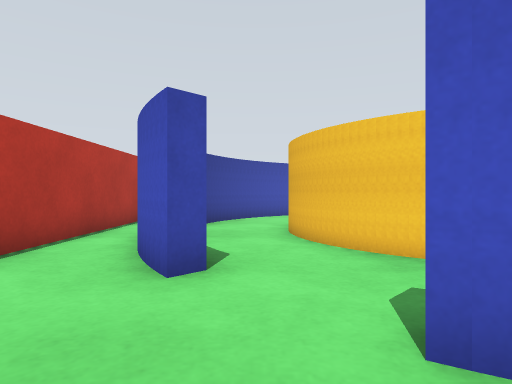
[1] (above)

19 first-person views from a walk through a robot-simulator world made for Gazebo. The camera is 0.09 m above the floor, looks level and sees 75° across. The floor is counted in squares, 0.1 m on a side. Each view is taken from the middle of a square. On the plan, view 1 faces up. The plan holds only what a view shows up to about 12 squares ahead; the rest is blank.

[2]
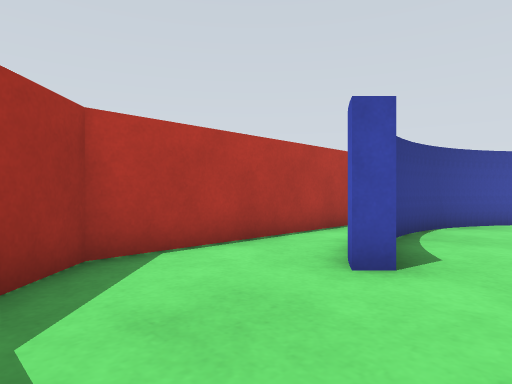

[3]
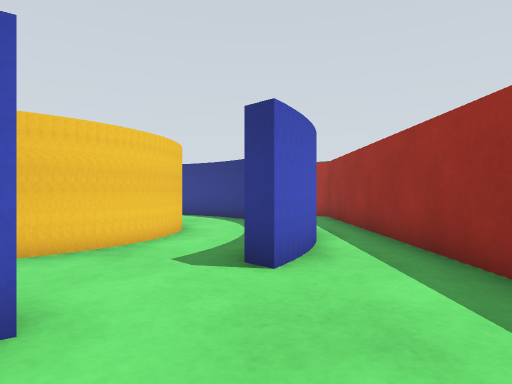

[4]
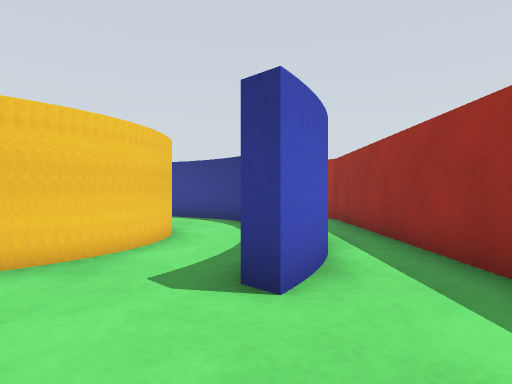

[5]
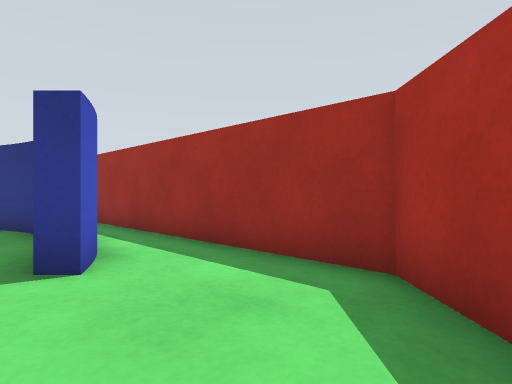

[6]
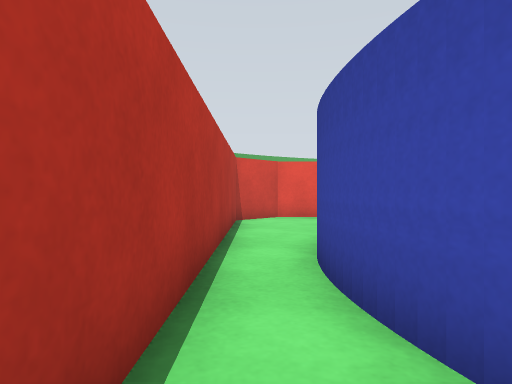

[7]
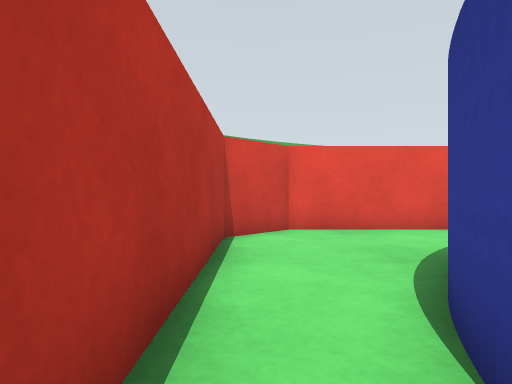

[8]
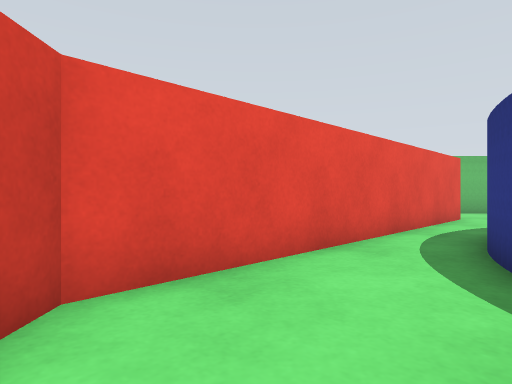

[9]
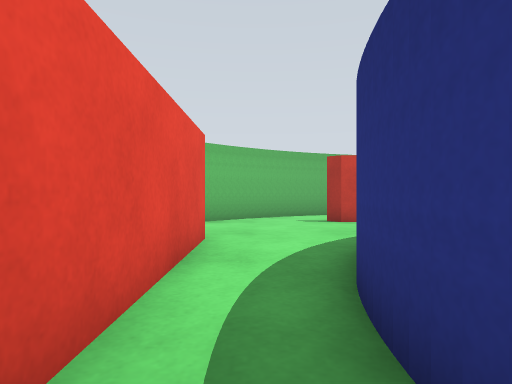

[10]
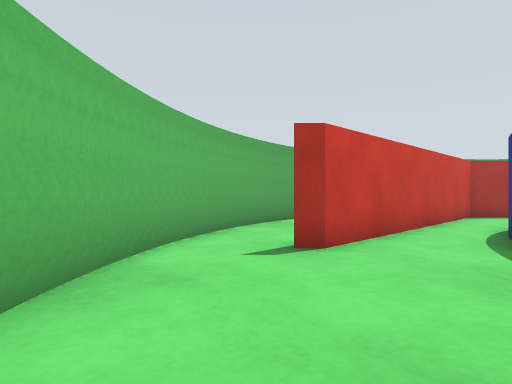

[11]
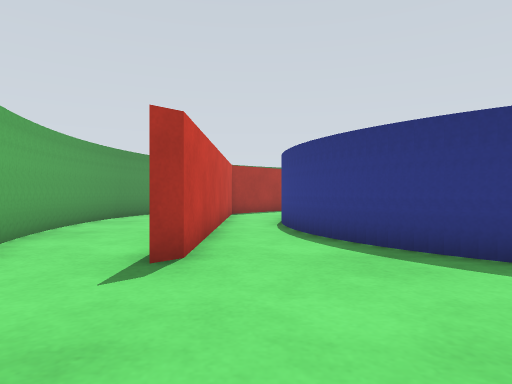

[12]
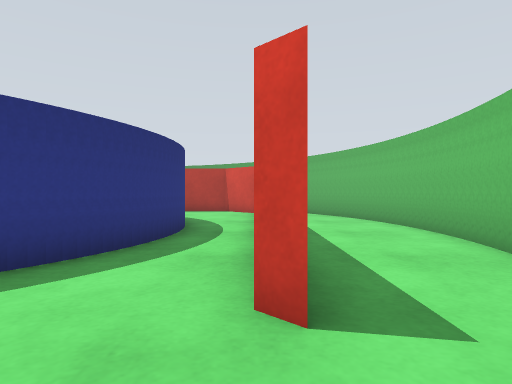

[13]
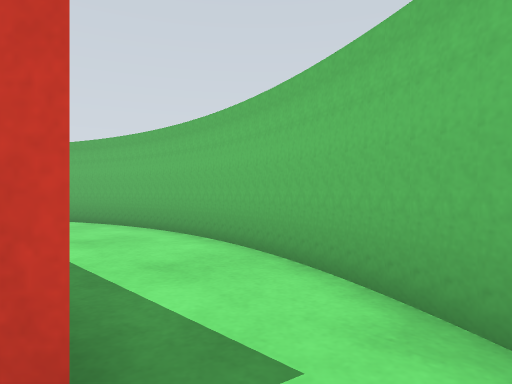

[14]
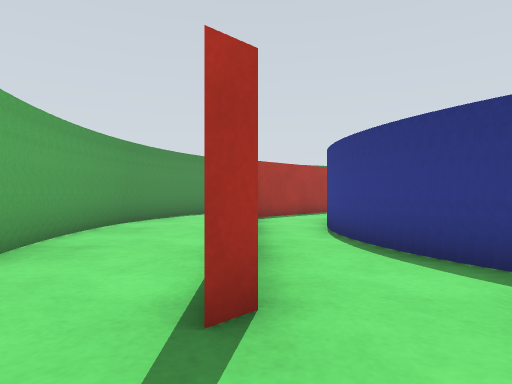

[15]
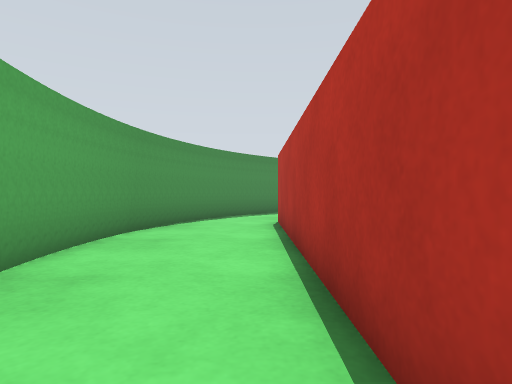

[16]
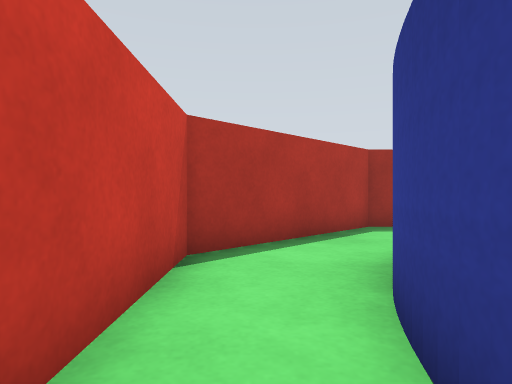

[17]
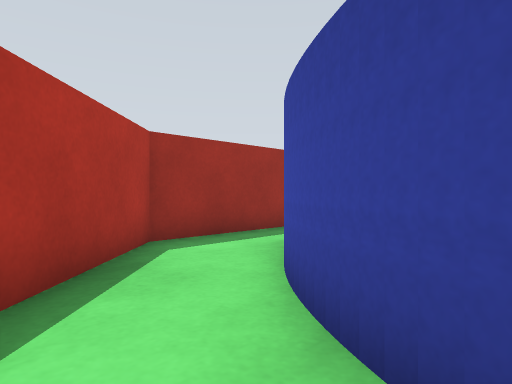

[18]
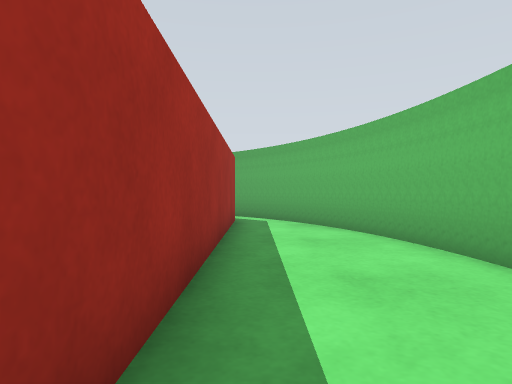

[19]
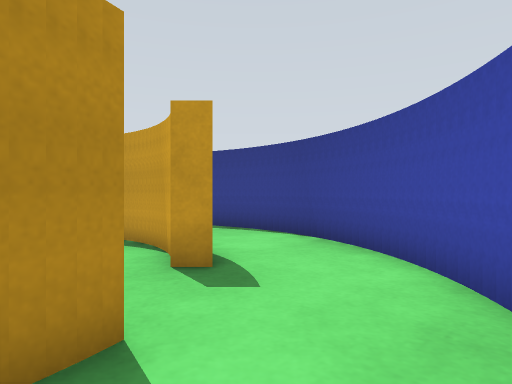

### Floor plan
Key: @ floor where view 1 was taken; # wall or solid block; . floor.
Columns run from 4 left of view 1 to 17 right of it. Each row starts with its distance up from view 1.
 20     ##########
 19   ###........###
 18 ###............#
 17 #................##
 16 ##############....##
 15 ##.................#
 14 #.....######.......##
 13 #....## .  ###......#
 12 #...##..     ##..#..##
 11 #..##..##     #..#...#
 10 #.##..##      ##.#...#
  9 #.#..##        #.#...#
  8 #.#..#         #.#...#
  7 #.#..#         #.#...#
  6 #.#..##        #.#...#
  5 #.##..##     .##.#...#
  4 #..#...###  ..#..#...#
  3 #............##..#..##
  2 #....##....###..##..#
  1 ##....##  ##...## .##
  0  ##.@.........##
 -1   #############

Positions as (right, up) in squares from view 1, and headings:
1: (0, 0), facing up
2: (1, 0), facing up-left
3: (-3, 2), facing right
4: (-2, 2), facing right
5: (-3, 3), facing down-right
6: (-3, 4), facing up
7: (-3, 8), facing up
8: (-3, 13), facing up-right
9: (3, 15), facing right
10: (10, 17), facing down-right
11: (12, 17), facing down
12: (12, 16), facing left
13: (11, 16), facing up-left
14: (13, 15), facing down
15: (14, 13), facing down
16: (12, 8), facing down
17: (12, 5), facing down-left
18: (8, 17), facing left
19: (4, 13), facing down-left
